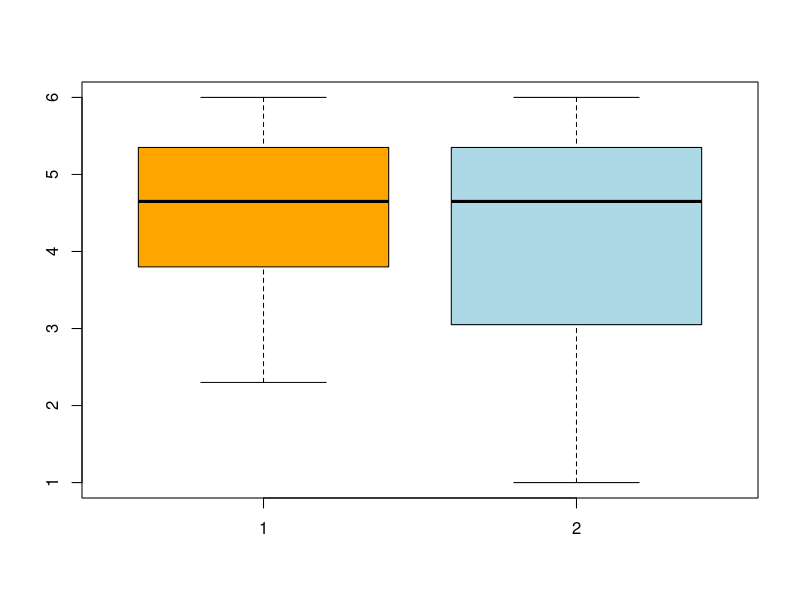

The R script that drew this image:
marks <- c(4.2, 2.3, 5.6, 4.5, 4.8, 3.9, 5.9, 2.4, 5.9, 6, 4, 3.7, 5, 5.2, 4.5, 3.6, 5, 6, 2.8, 3.3, 5.5, 4.2, 4.9, 5.1)

sorted_marks <- sort(marks)
sorted_marks

median(sorted_marks)
mean(sorted_marks)

sorted_marks[9] = 1
sorted_marks[10] = 1
sorted_marks[11] = 1

median(sorted_marks)
mean(sorted_marks)

boxplot(marks, sorted_marks,col = c("orange", "lightblue"))

